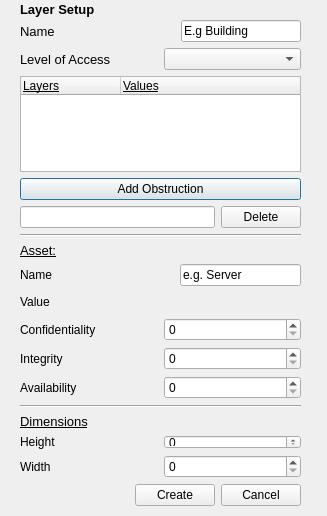
<?xml version="1.0" encoding="UTF-8"?>
<ui version="4.0">
 <class>add_layer</class>
 <widget class="QDialog" name="add_layer">
  <property name="geometry">
   <rect>
    <x>0</x>
    <y>0</y>
    <width>327</width>
    <height>516</height>
   </rect>
  </property>
  <property name="windowTitle">
   <string>Dialog</string>
  </property>
  <widget class="QLabel" name="label">
   <property name="geometry">
    <rect>
     <x>20</x>
     <y>-1</y>
     <width>111</width>
     <height>21</height>
    </rect>
   </property>
   <property name="font">
    <font>
     <pointsize>10</pointsize>
     <weight>75</weight>
     <bold>true</bold>
     <underline>false</underline>
    </font>
   </property>
   <property name="text">
    <string>Layer Setup</string>
   </property>
  </widget>
  <widget class="QWidget" name="layoutWidget">
   <property name="geometry">
    <rect>
     <x>20</x>
     <y>20</y>
     <width>281</width>
     <height>486</height>
    </rect>
   </property>
   <layout class="QVBoxLayout" name="verticalLayout">
    <item>
     <layout class="QHBoxLayout" name="horizontalLayout_4">
      <item>
       <widget class="QLabel" name="label_2">
        <property name="font">
         <font>
          <pointsize>10</pointsize>
         </font>
        </property>
        <property name="text">
         <string>Name</string>
        </property>
       </widget>
      </item>
      <item>
       <spacer name="horizontalSpacer_3">
        <property name="orientation">
         <enum>Qt::Horizontal</enum>
        </property>
        <property name="sizeHint" stdset="0">
         <size>
          <width>40</width>
          <height>20</height>
         </size>
        </property>
       </spacer>
      </item>
      <item>
       <widget class="QLineEdit" name="layerName">
        <property name="text">
         <string>E.g Building</string>
        </property>
       </widget>
      </item>
     </layout>
    </item>
    <item>
     <layout class="QHBoxLayout" name="horizontalLayout_3">
      <item>
       <widget class="QLabel" name="label_4">
        <property name="font">
         <font>
          <pointsize>10</pointsize>
         </font>
        </property>
        <property name="text">
         <string>Level of Access</string>
        </property>
       </widget>
      </item>
      <item>
       <widget class="QComboBox" name="levelOfAccess"/>
      </item>
     </layout>
    </item>
    <item>
     <widget class="QTreeWidget" name="treeWidget">
      <column>
       <property name="text">
        <string>Layers</string>
       </property>
       <property name="font">
        <font>
         <underline>true</underline>
        </font>
       </property>
      </column>
      <column>
       <property name="text">
        <string>Values</string>
       </property>
       <property name="font">
        <font>
         <underline>true</underline>
        </font>
       </property>
      </column>
     </widget>
    </item>
    <item>
     <widget class="QPushButton" name="create_obs_btn">
      <property name="text">
       <string>Add Obstruction</string>
      </property>
     </widget>
    </item>
    <item>
     <layout class="QHBoxLayout" name="horizontalLayout_12">
      <item>
       <widget class="QLineEdit" name="obsToDelete"/>
      </item>
      <item>
       <widget class="QPushButton" name="deleteObs">
        <property name="text">
         <string>Delete</string>
        </property>
       </widget>
      </item>
     </layout>
    </item>
    <item>
     <widget class="Line" name="line_2">
      <property name="orientation">
       <enum>Qt::Horizontal</enum>
      </property>
     </widget>
    </item>
    <item>
     <layout class="QHBoxLayout" name="horizontalLayout_2">
      <item>
       <widget class="QLabel" name="label_8">
        <property name="font">
         <font>
          <pointsize>10</pointsize>
          <underline>true</underline>
         </font>
        </property>
        <property name="text">
         <string>Asset:</string>
        </property>
       </widget>
      </item>
     </layout>
    </item>
    <item>
     <layout class="QHBoxLayout" name="horizontalLayout_10">
      <item>
       <widget class="QLabel" name="label_13">
        <property name="font">
         <font>
          <pointsize>9</pointsize>
         </font>
        </property>
        <property name="text">
         <string>Name</string>
        </property>
       </widget>
      </item>
      <item>
       <spacer name="horizontalSpacer_2">
        <property name="orientation">
         <enum>Qt::Horizontal</enum>
        </property>
        <property name="sizeHint" stdset="0">
         <size>
          <width>40</width>
          <height>20</height>
         </size>
        </property>
       </spacer>
      </item>
      <item>
       <widget class="QLineEdit" name="asset_name">
        <property name="text">
         <string>e.g. Server</string>
        </property>
       </widget>
      </item>
     </layout>
    </item>
    <item>
     <layout class="QHBoxLayout" name="horizontalLayout_11">
      <item>
       <widget class="QLabel" name="label_9">
        <property name="font">
         <font>
          <pointsize>9</pointsize>
          <weight>50</weight>
          <bold>false</bold>
          <underline>false</underline>
         </font>
        </property>
        <property name="text">
         <string>Value</string>
        </property>
       </widget>
      </item>
      <item>
       <spacer name="horizontalSpacer_6">
        <property name="orientation">
         <enum>Qt::Horizontal</enum>
        </property>
        <property name="sizeHint" stdset="0">
         <size>
          <width>200</width>
          <height>20</height>
         </size>
        </property>
       </spacer>
      </item>
     </layout>
    </item>
    <item>
     <layout class="QHBoxLayout" name="horizontalLayout_7">
      <item>
       <widget class="QLabel" name="label_10">
        <property name="font">
         <font>
          <pointsize>9</pointsize>
         </font>
        </property>
        <property name="text">
         <string>Confidentiality</string>
        </property>
       </widget>
      </item>
      <item>
       <widget class="QSpinBox" name="spinBox_assetc"/>
      </item>
     </layout>
    </item>
    <item>
     <layout class="QHBoxLayout" name="horizontalLayout_8">
      <item>
       <widget class="QLabel" name="label_11">
        <property name="font">
         <font>
          <pointsize>9</pointsize>
         </font>
        </property>
        <property name="text">
         <string>Integrity       </string>
        </property>
       </widget>
      </item>
      <item>
       <widget class="QSpinBox" name="spinBox_asseti"/>
      </item>
     </layout>
    </item>
    <item>
     <layout class="QHBoxLayout" name="horizontalLayout_9">
      <item>
       <widget class="QLabel" name="label_12">
        <property name="font">
         <font>
          <pointsize>9</pointsize>
         </font>
        </property>
        <property name="text">
         <string>Availability    </string>
        </property>
       </widget>
      </item>
      <item>
       <widget class="QSpinBox" name="spinBox_asseta"/>
      </item>
     </layout>
    </item>
    <item>
     <widget class="Line" name="line">
      <property name="orientation">
       <enum>Qt::Horizontal</enum>
      </property>
     </widget>
    </item>
    <item>
     <widget class="QLabel" name="label_7">
      <property name="font">
       <font>
        <pointsize>10</pointsize>
        <underline>true</underline>
       </font>
      </property>
      <property name="text">
       <string>Dimensions</string>
      </property>
     </widget>
    </item>
    <item>
     <layout class="QHBoxLayout" name="horizontalLayout_6">
      <item>
       <widget class="QLabel" name="label_5">
        <property name="font">
         <font>
          <pointsize>9</pointsize>
         </font>
        </property>
        <property name="text">
         <string>Height   </string>
        </property>
       </widget>
      </item>
      <item>
       <widget class="QSpinBox" name="layer_height">
        <property name="minimumSize">
         <size>
          <width>100</width>
          <height>10</height>
         </size>
        </property>
       </widget>
      </item>
     </layout>
    </item>
    <item>
     <layout class="QHBoxLayout" name="horizontalLayout_5">
      <item>
       <widget class="QLabel" name="label_6">
        <property name="font">
         <font>
          <pointsize>9</pointsize>
         </font>
        </property>
        <property name="text">
         <string>Width   </string>
        </property>
       </widget>
      </item>
      <item>
       <widget class="QSpinBox" name="layer_width"/>
      </item>
     </layout>
    </item>
    <item>
     <layout class="QHBoxLayout" name="horizontalLayout">
      <item>
       <spacer name="horizontalSpacer">
        <property name="orientation">
         <enum>Qt::Horizontal</enum>
        </property>
        <property name="sizeHint" stdset="0">
         <size>
          <width>158</width>
          <height>20</height>
         </size>
        </property>
       </spacer>
      </item>
      <item>
       <widget class="QPushButton" name="create_layer_btn">
        <property name="text">
         <string>Create</string>
        </property>
       </widget>
      </item>
      <item>
       <widget class="QPushButton" name="cancel_layer_btn">
        <property name="text">
         <string>Cancel</string>
        </property>
       </widget>
      </item>
     </layout>
    </item>
   </layout>
  </widget>
 </widget>
 <resources/>
 <connections/>
</ui>
